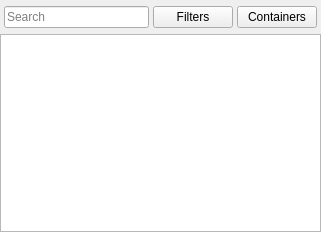
<?xml version="1.0" encoding="UTF-8"?>
<ui version="4.0">
 <class>FlowTableContainer</class>
 <widget class="QWidget" name="FlowTableContainer">
  <property name="geometry">
   <rect>
    <x>0</x>
    <y>0</y>
    <width>321</width>
    <height>232</height>
   </rect>
  </property>
  <layout class="QVBoxLayout" name="verticalLayout">
   <property name="spacing">
    <number>0</number>
   </property>
   <property name="leftMargin">
    <number>0</number>
   </property>
   <property name="topMargin">
    <number>0</number>
   </property>
   <property name="rightMargin">
    <number>0</number>
   </property>
   <property name="bottomMargin">
    <number>0</number>
   </property>
   <item>
    <layout class="QHBoxLayout" name="searchLayout">
     <property name="spacing">
      <number>4</number>
     </property>
     <property name="leftMargin">
      <number>4</number>
     </property>
     <property name="topMargin">
      <number>6</number>
     </property>
     <property name="rightMargin">
      <number>4</number>
     </property>
     <property name="bottomMargin">
      <number>6</number>
     </property>
     <item>
      <widget class="QLineEdit" name="searchBox">
       <property name="placeholderText">
        <string>Search</string>
       </property>
      </widget>
     </item>
     <item>
      <widget class="QPushButton" name="searchBtn">
       <property name="cursor">
        <cursorShape>PointingHandCursor</cursorShape>
       </property>
       <property name="text">
        <string>Filters</string>
       </property>
      </widget>
     </item>
     <item>
      <widget class="QPushButton" name="containersBtn">
       <property name="cursor">
        <cursorShape>PointingHandCursor</cursorShape>
       </property>
       <property name="text">
        <string>Containers</string>
       </property>
      </widget>
     </item>
    </layout>
   </item>
   <item>
    <widget class="HoverableTableView" name="flowsTable"/>
   </item>
  </layout>
 </widget>
 <customwidgets>
  <customwidget>
   <class>HoverableTableView</class>
   <extends>QTableView</extends>
   <header>network/widgets/hoverable_table_view.h</header>
   <container>1</container>
  </customwidget>
 </customwidgets>
 <resources/>
 <connections/>
</ui>
